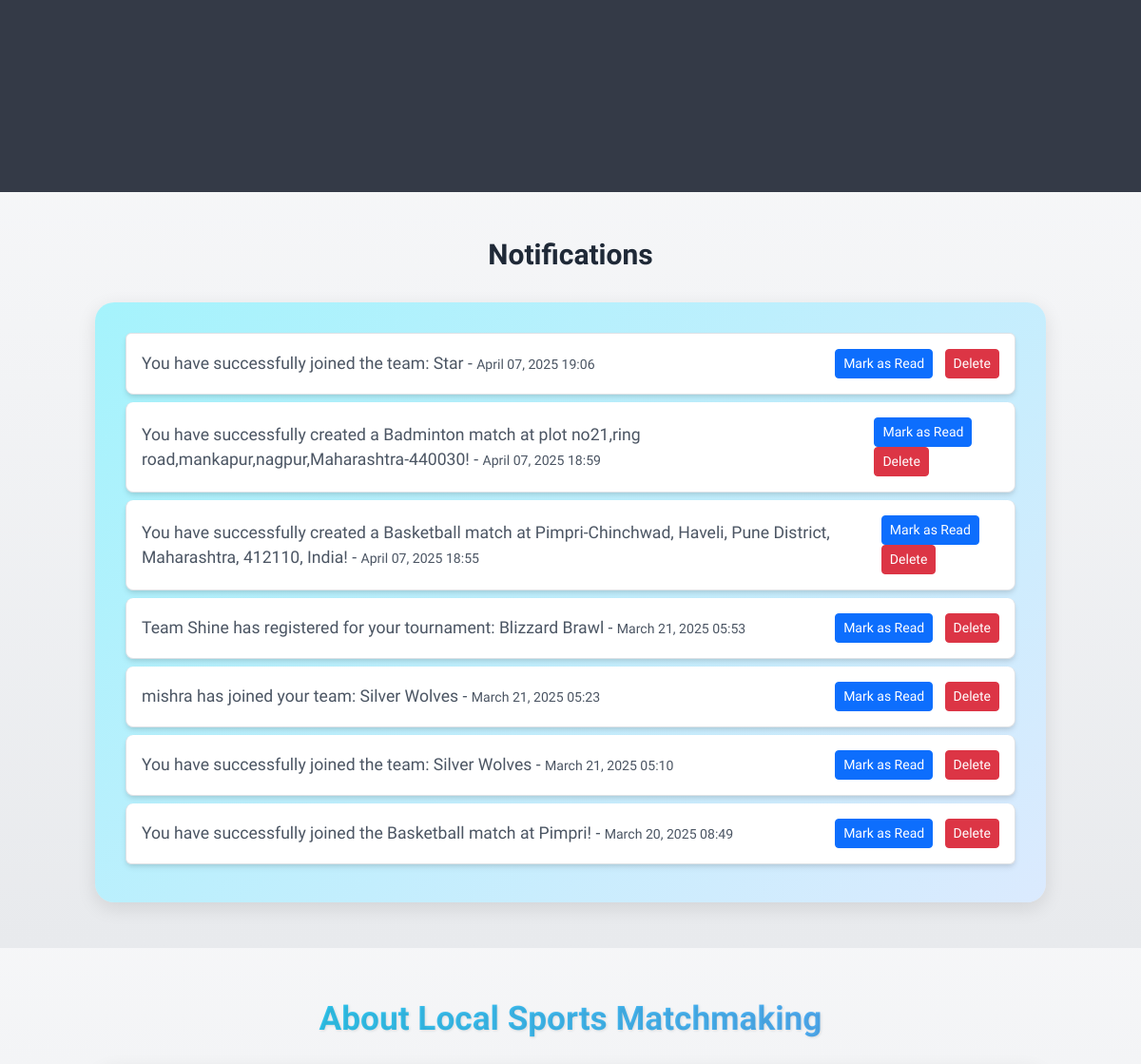
The app's page / (signed in, middle part), older data.
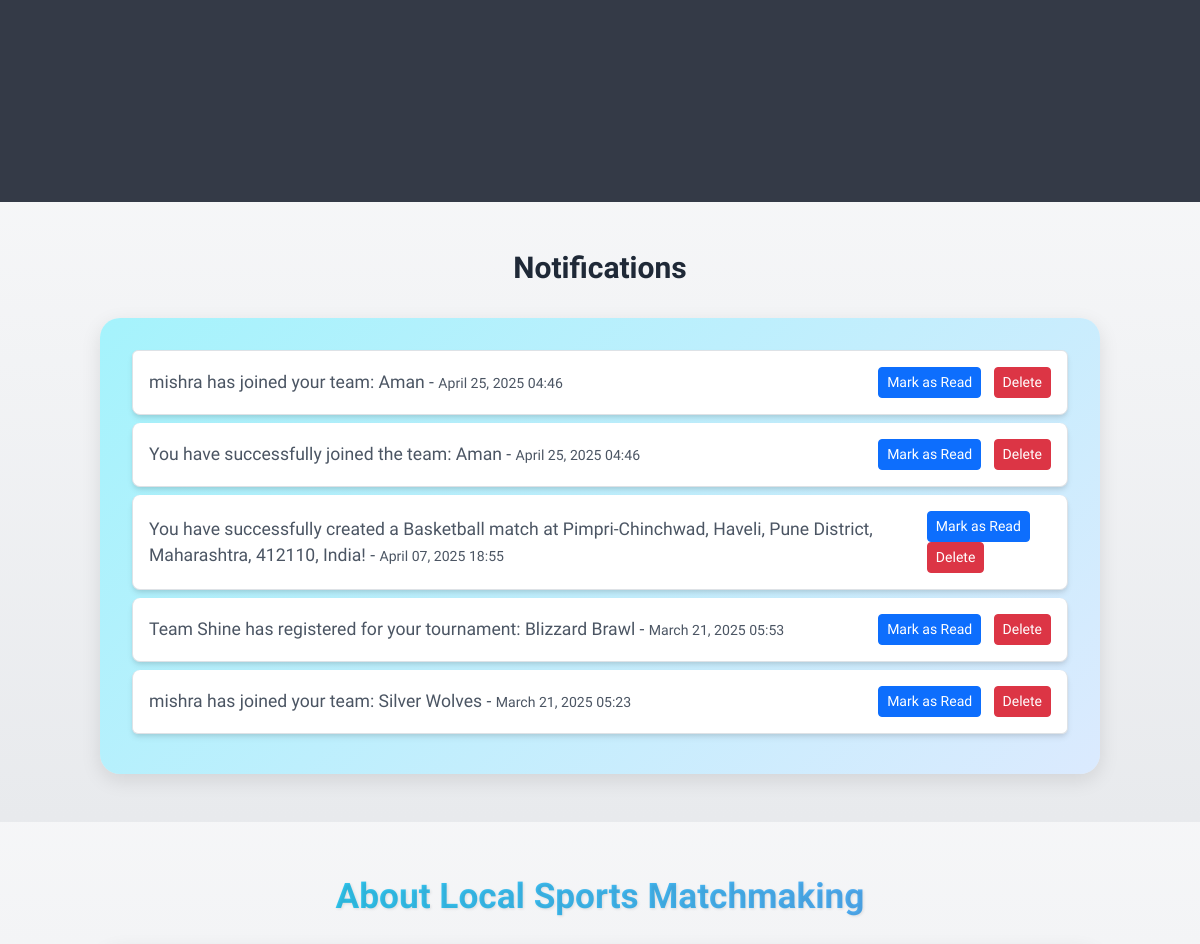
The same page, newer data.
### Localsports/models.py (models this page shows, shortened)
class Notification(models.Model):
    NOTIFICATION_TYPES = [
        ('match', 'Match'),
        ('team', 'Team'),
        ('tournament', 'Tournament'),
    ]
    recipient = models.ForeignKey(User, on_delete=models.CASCADE, related_name="notifications")
    notification_type = models.CharField(max_length=20, choices=NOTIFICATION_TYPES)
    related_id = models.PositiveIntegerField()  # ID of the related object (match, team, or tournament)
    message = models.CharField(max_length=255)
    is_read = models.BooleanField(default=False)
    created_at = models.DateTimeField(auto_now_add=True)

### Localsports/views.py (the view)
# urls.py: path('', views.index, name='index'),
def index(request):
    today = timezone.now().date()
    matches = MatchRequest.objects.filter(date_time__gt=today).order_by('date_time')[:3]
    tournaments = Tournament.objects.all()
    teams = Team.objects.all()
    url = "https://newsapi.org/v2/top-headlines?category=sports&country=us&apiKey=9214f032d62240749fd506e6e6d8c5e0"
    try:
        response = requests.get(url)
        data = response.json()
        articles = data.get("articles", [])[:5]
    except Exception as e:
        print("Error fetching news:", e)
        articles = []
    notifications = Notification.objects.filter(recipient=request.user, is_read=False).order_by('-created_at') if request.user.is_authenticated else []
    context = {
        'matches': matches,
        'tournaments': tournaments,
        'teams': teams,
        'notifications': notifications,
        'articles': articles,
    }
    return render(request, 'index.html', context)

### Localsports/models.py (called while the page is built)
    def players_remaining(self):
        return max(0, self.players_needed - self.accepted_by.count())

### templates/index.html (shortened to what this page needs)
{% load static %}
<!DOCTYPE html>
<html lang="en">
<head>
    <link href="https://cdn.jsdelivr.net/npm/bootstrap@5.3.0/dist/css/bootstrap.min.css" rel="stylesheet">
    <link href="https://cdn.jsdelivr.net/npm/tailwindcss@2.2.19/dist/tailwind.min.css" rel="stylesheet">
    <link rel="stylesheet" href="{% static 'aos.css' %}">
    <link rel="stylesheet" href="https://cdnjs.cloudflare.com/ajax/libs/font-awesome/5.15.4/css/all.min.css">
</head>
<body>
    <div class="site-wrap">
        <section class="hero-section">
        </section>
        <section class="py-12">
            <div class="container">
                <h2 class="text-3xl font-bold text-center mb-8 text-gray-800">Notifications</h2>
                <div class="card-custom">
                    <div class="card-body">
                        {% if request.user.is_authenticated %}
                            {% if notifications %}
                                <ul class="list-group">
                                    {% for notification in notifications %}
                                        <li class="list-group-item bg-white text-gray-600 mb-2 rounded-lg shadow-md p-3 flex justify-between items-center">
                                            <span>{{ notification.message }} - <small>{{ notification.created_at|date:"F d, Y H:i" }}</small></span>
                                            <div>
                                                <form method="POST" action="{% url 'mark_notification_read' notification.id %}" class="inline">
                                                    <button type="submit" class="btn btn-sm btn-primary mr-2">Mark as Read</button>
                                                </form>
                                                <form method="POST" action="{% url 'delete_notification' notification.id %}" class="inline">
                                                    <button type="submit" class="btn btn-sm btn-danger">Delete</button>
                                                </form>
                                            </div>
                                        </li>
                                    {% endfor %}
                                </ul>
                            {% else %}
                                <div class="inner-card text-center">
                                    <p class="text-gray-600">No new notifications available.</p>
                                </div>
                            {% endif %}
                        {% else %}
                            <div class="inner-card text-center">
                                <p class="text-gray-600">Please log in to view your notifications.</p>
                            </div>
                        {% endif %}
                    </div>
                </div>
            </div>
        </section>
        <section class="py-12" data-aos="fade-up" data-aos-duration="800">
            <div class="container">
                <h2 class="text-3xl font-bold text-center mb-8 text-gray-800 highlight-title">About Local Sports Matchmaking</h2>
            </div>
        </section>
    </div>
</body>
</html>

Row changes from the older to the newer data that the page shows:
no longer on this page (row edited): Notification: message "You have successfully joined the team: Star", created_at "April 07, 2025 19:06"
no longer on this page (row edited): Notification: message "You have successfully created a Badminton match at plot no21,ring road,mankapur,nagpur,Maharashtra-440030!", created_at "April 07, 2025 18:59"
removed Notification: message "You have successfully joined the team: Silver Wolves", created_at "March 21, 2025 05:10"
no longer on this page (row edited): Notification: message "You have successfully joined the Basketball match at Pimpri!", created_at "March 20, 2025 08:49"
added Notification: message "mishra has joined your team: Aman", created_at "April 25, 2025 04:46"
added Notification: message "You have successfully joined the team: Aman", created_at "April 25, 2025 04:46"
